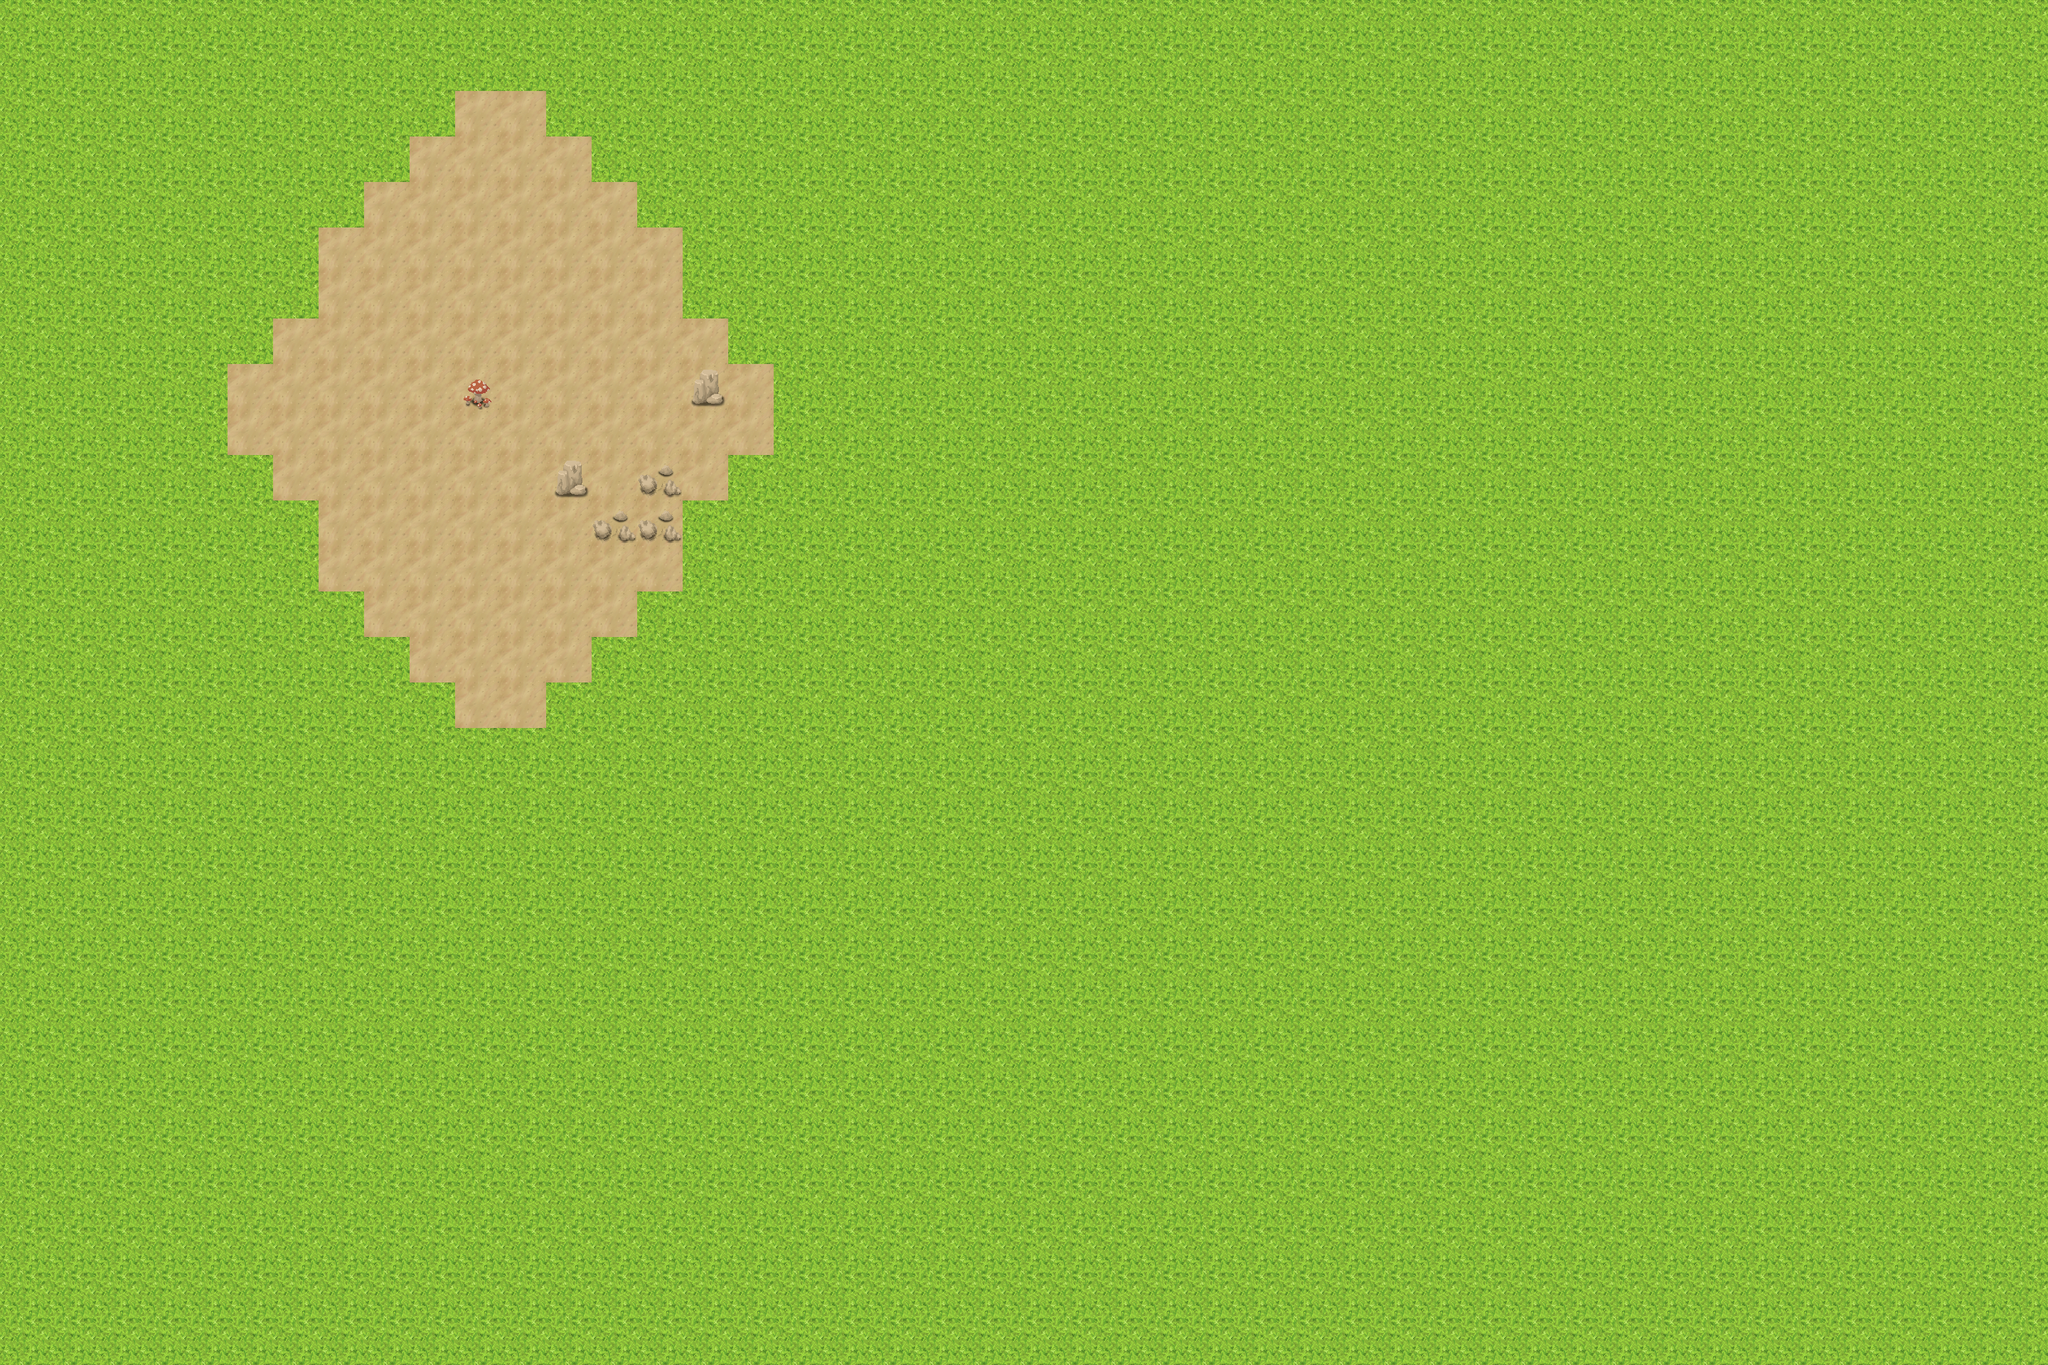

This game map was drawn from its Tiled (.tmx) file and the tilesets committed beside it. A one-line description and the trimmed map source follow:
An orthogonal 45x30 tile map with 64x64 px tiles, 5 tile layers (Background_1, Background_2, Field, Collision_Objects, ...).

<map version="1.0" orientation="orthogonal" renderorder="right-down" width="45" height="30" tilewidth="64" tileheight="64" nextobjectid="179">
 <tileset firstgid="1" name="64_forest_tileset" tilewidth="64" tileheight="64" tilecount="144" columns="16">
  <image source="64_forest_tileset.png" width="1024" height="576" />
 </tileset>
 <layer name="Background_1" width="45" height="30">
  <data>[1350 cells, 1350 non-empty, 1 distinct tile ids]</data>
 </layer>
 <layer name="Background_2" width="45" height="30">
  <data>[1350 cells, 1350 non-empty, 1 distinct tile ids]</data>
 </layer>
 <layer name="Field" width="45" height="30">
  <data>[1350 cells, 100 non-empty, 1 distinct tile ids]</data>
 </layer>
 <layer name="Collision_Objects" width="45" height="30">
  <data>[1350 cells, 6 non-empty, 3 distinct tile ids]</data>
 </layer>
 <objectgroup name="Collision" />
 <objectgroup name="Events" />
 <layer name="Overlay" width="45" height="30">
  <data>[1350 cells, 0 non-empty, 0 distinct tile ids]</data>
 </layer>
 <objectgroup name="Setup">
  <properties>
   <property name="music" value="town.wav" />
   <property name="numEvents" value="4" />
  </properties>
 </objectgroup>
</map>
